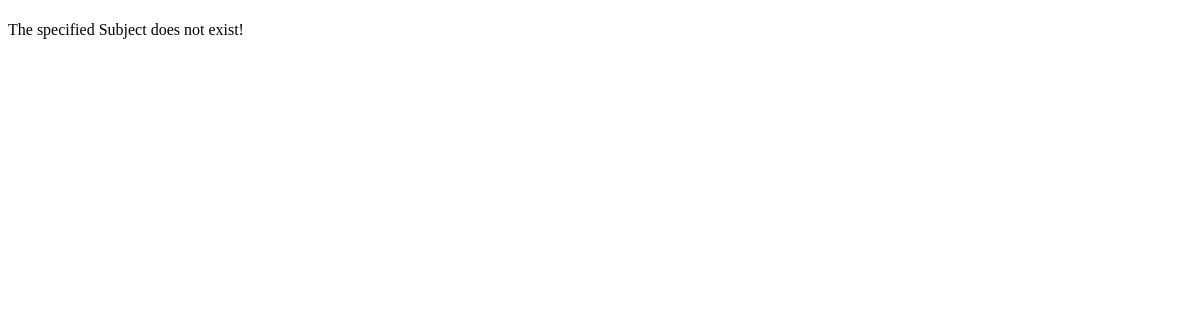
/subject/showsubject/python, run on an earlier commit of the app's database.
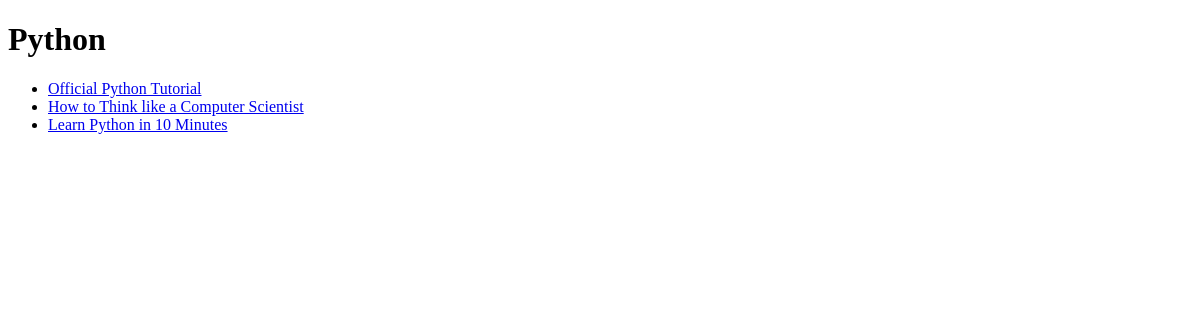
And on a later commit of the database.
### subject/models.py (models this page shows, shortened)
class Subject(models.Model):
    name = models.CharField(max_length=128, unique=True)
    views = models.IntegerField(default=0)
    likes = models.IntegerField(default=0)
    slug = models.SlugField(unique=True)

class Page(models.Model):
    Subject = models.ForeignKey(Subject)
    title = models.CharField(max_length=128)
    url = models.URLField()
    view = models.IntegerField(default=0)

### subject/views.py (the view)
# urls.py: url(r'^showsubject/(?P<Subject_name_slug>[\w\-]+)$',
def showsubject(request, Subject_name_slug):
    context_dict = {}
    try:
        subjectitem = Subject.objects.get(slug=Subject_name_slug)
        context_dict['subject_name'] = subjectitem.name
        pages = Page.objects.filter(Subject=subjectitem)
        context_dict['pages'] = pages
        context_dict['subject'] = subjectitem
    except Subject.DoesNotExist:
        print "Subject none"
    return render(request, 'subject/subject.html', context_dict)

### templates/subject/subject.html (shortened to what this page needs)
<!DOCTYPE html>
<html>
<head>
</head>
<body>
	<h1>{{ subject_name }}</h1>
	{% if subject %}
		{% if pages %}
		<ul>
			{% for page in pages %}
			<li><a href="{{ page.url }}">{{ page.title }}</a></li>
			{% endfor %}
		</ul>
		{% else %}
			<strong>No pages currently in Subject.</strong>
		{% endif %}
	{% else %}
		The specified Subject {{ subject_name }} does not exist!
	{% endif %}
</body>
</html>

What changed in the data, as far as the page shows it:
added Subject: name "Python"
added Page: title "Official Python Tutorial"
added Page: title "How to Think like a Computer Scientist"
added Page: title "Learn Python in 10 Minutes"
Also different on the page:
text no longer shown: "The specified Subject does not exist!"
